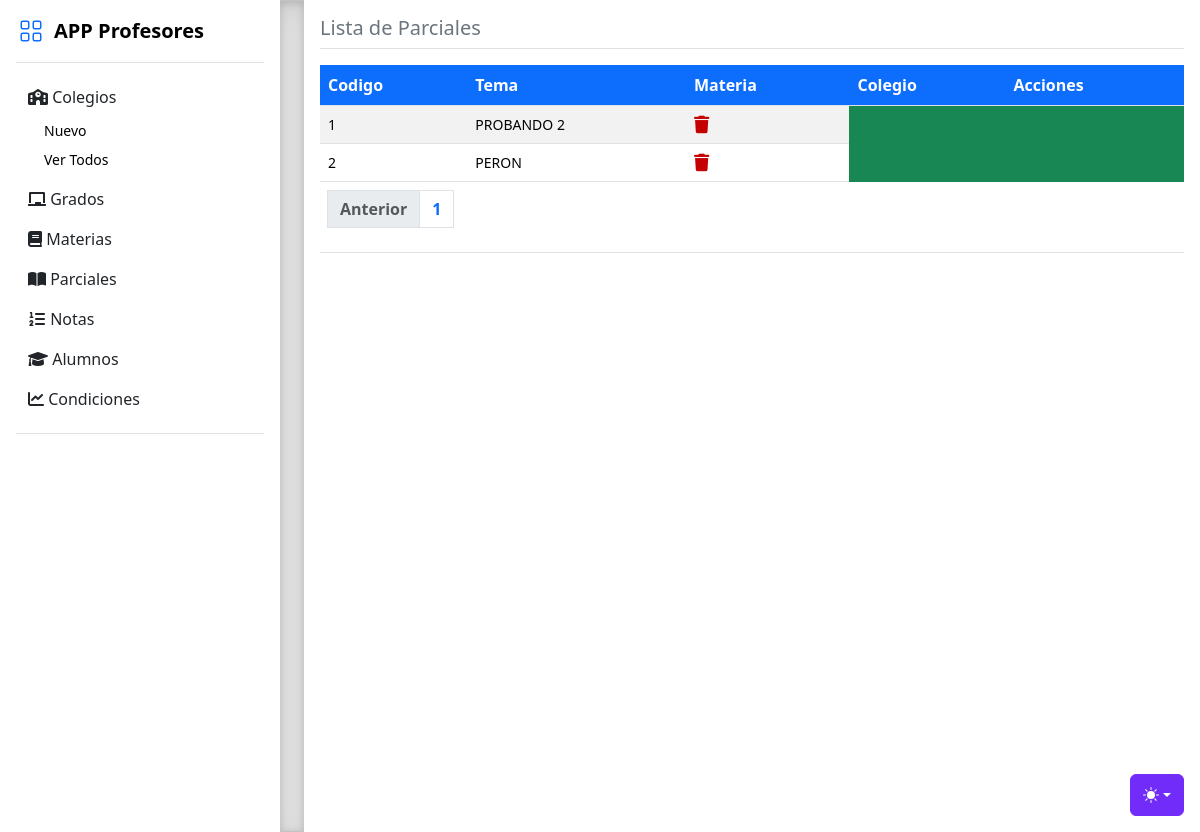
/parciales/ver, run on an earlier commit of the app's database.
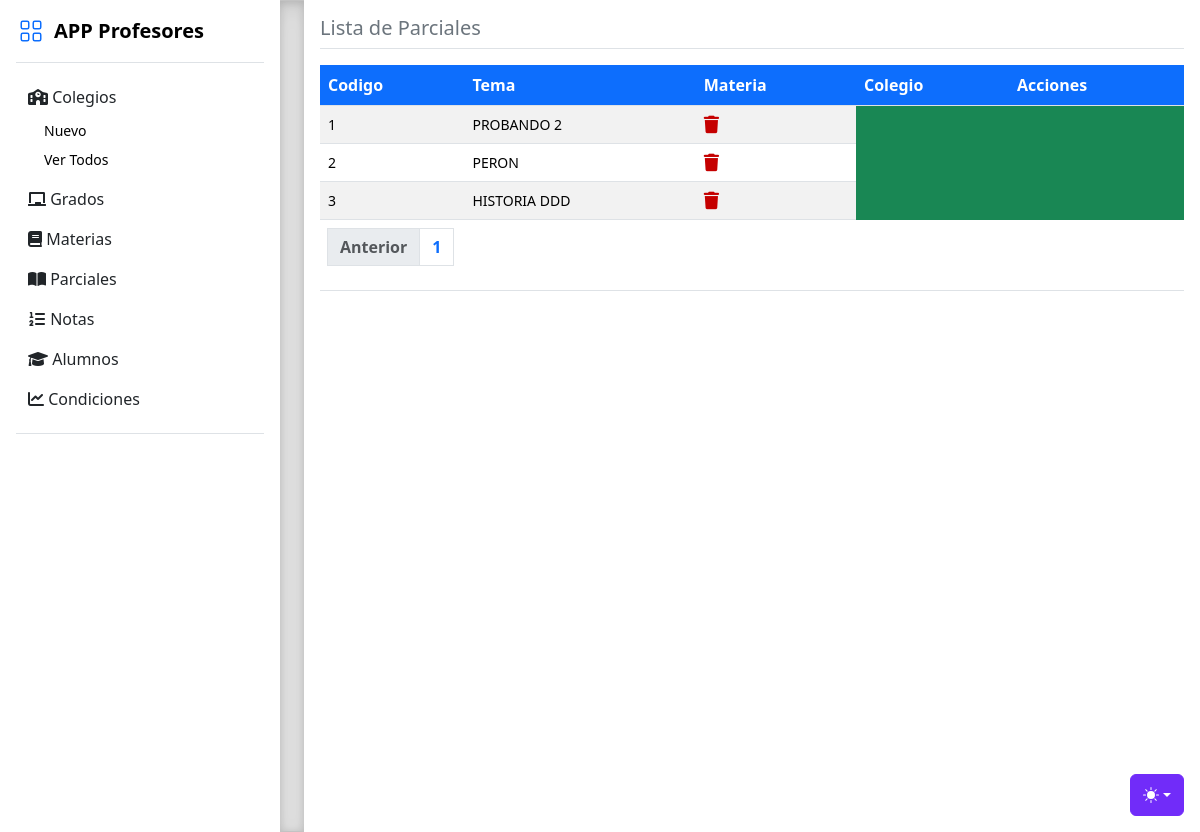
And on a later commit of the database.
### tables this page shows
CREATE TABLE parciales (
  id INTEGER PRIMARY KEY AUTOINCREMENT,
  tema VARCHAR(255) NOT NULL,
  id_materias INTEGER NOT NULL,
  FOREIGN KEY (id_materias) REFERENCES materias(id)
);

### routers/parciales.py (the view)
@router.get("/parciales/ver")
def verparciales(req: Request, page: int = 1):
    verDb = FuncionesDB()
    colegios = verDb.mostrarTabla("colegios")
    materias = verDb.mostrarTabla("materias")
    grados = verDb.mostrarTabla("grados")
    parciales2 = verDb.mostrarTabla("parciales")
    resultados = []
    for x in parciales2:
        codigo = x[0]
        tema = x[1]
        materiaNombre = None
        colegioNombre = None
        gradoNombre = None
        for materia in materias:
            if materia[0] == x[2]:
                materiaNombre = materia[1]
                for colegio in colegios:
                    if colegio[0] == materia[2]:
                        colegioNombre = colegio[1]
                for grado in grados:
                    if grado[0] == materia[3]:
                        gradoNombre = grado[1] + grado[2]
        if materiaNombre and colegioNombre and gradoNombre:
            resultados.append({
                "codigo": codigo,
                "tema": tema,
                "materia": materiaNombre,
                "colegio": colegioNombre,
                "grado": gradoNombre
            })
    parciales = verDb.mostrarTablaPaginada("parciales", page, 15)
    total_parciales = verDb.contarFilas("parciales")
    total_paginas = math.ceil(total_parciales / 15)
    return template.TemplateResponse("parciales_ver.html", {
        "request": req,
        "resultados": resultados,
        "parciales": parciales,
        "page": page,
        "total_paginas": total_paginas
    })

### templates/parciales_ver.html (shortened to what this page needs)
<!doctype html>
<html lang="es" data-bs-theme="auto">
  <head><script src="/templates/static/color-modes.js"></script>
    <link href="/templates/static/bootstrap.min.css" rel="stylesheet">
    <link href="/templates/static/style.css" rel="stylesheet">
    <link rel="stylesheet" href="https://cdnjs.cloudflare.com/ajax/libs/font-awesome/6.0.0-beta3/css/all.min.css" />
    <link rel="stylesheet" href="https://cdn.jsdelivr.net/npm/@docsearch/css@3">
    <link href="/templates/static/sidebars.css" rel="stylesheet">
  </head>
  <body>
    <div class="dropdown position-fixed bottom-0 end-0 mb-3 me-3 bd-mode-toggle">
      <button class="btn btn-bd-primary py-2 dropdown-toggle d-flex align-items-center"
              id="bd-theme"
              type="button"
              aria-expanded="false"
              data-bs-toggle="dropdown"
              aria-label="Toggle theme (auto)">
        <svg class="bi my-1 theme-icon-active" width="1em" height="1em"><use href="#circle-half"></use></svg>
      </button>
    </div>
<main class="d-flex flex-nowrap">
  <div class="flex-shrink-0 p-3" style="width: 280px;">
    <a href="/productos/ver_todos" class="d-flex align-items-center pb-3 mb-3 link-body-emphasis text-decoration-none border-bottom">
      <svg class="bi pe-none me-2" width="30" height="24" style="color: #0D6EFD;"><use xlink:href="#grid"/></svg>
      <span class="fs-5 fw-semibold">APP Profesores</span>
    </a>
    <ul class="list-unstyled ps-0">
      {% include 'menu.html' %}
  <div class="b-example-divider b-example-vr"></div>
  <div class="m-3 w-100 vh-100">
    <h5 class="text-secondary">Lista de Parciales</h5>
    <div class="border-top mb-3 w-100"></div>
    <article>
      <table class="table table-striped m-0 bg-success text-white">
          <thead>
              <tr>
                  <th class="centrado bg-primary text-white">Codigo</th>
                  <th class="centrado bg-primary text-white">Tema</th>
                  <th class="centrado bg-primary text-white">Materia</th>
                  <th class="centrado bg-primary text-white">Colegio</th>
                  <th class="centrado bg-primary text-white">Acciones</th>
              </tr>
          </thead>
          <tbody>
          {% for parcial in parciales %}
              <tr>
                  <td class="centrado small">{{ parcial[0] }}</td>
                  <td class="centrado small">{{ parcial[1] }}</td>
                  <td class="centrado small">
                    <a href="borrar/{{ parcial[0] }}"></a>
                      </td>
              </tr>
              {% endfor %}
              </div>
      <table class="table table-striped m-0">
          <thead><tr><th class="text-white m-0">
      <nav aria-label="Page navigation example m-0">
          <ul class="pagination">
              <li class="page-item">
                  {% if page > 1 %}
                      <a class="page-link" href="/parciales/ver?page={{ page - 1 }}">Anterior</a>
                      {% else %}
                      <li class="page-item disabled">
                          <a class="page-link">Anterior</a>
                      </li>
                  {% endif %}
              </li>
              {% for i in range(total_paginas) %}
                  <li class="page-item"><a class="page-link" href="/parciales/ver?page={{ i + 1 }}">{{ i + 1 }}</a></li>
              {% endfor %}
          </ul>
      </nav>
      </tr></thead>
  </table>
</main>
</body>
</html>

### templates/menu.html (shortened to what this page needs)
<li class="mb-1">
    <button class="btn d-inline-flex align-items-center rounded border-0 collapsed" data-bs-toggle="collapse" data-bs-target="#home-collapse" aria-expanded="false">
      <i class="fa-solid fa-school"></i></i>&nbsp;Colegios
    </button>
    <div class="collapse show" id="home-collapse">
      <ul class="btn-toggle-nav list-unstyled fw-normal pb-1 small">
        <li><a href="/colegio/nuevo" class="link-body-emphasis d-inline-flex text-decoration-none rounded">Nuevo</a></li>
        <li><a href="/colegio/ver" class="link-body-emphasis d-inline-flex text-decoration-none rounded">Ver Todos</a></li>
      </ul>
    </div>
  </li>
  <li class="mb-1">
    <button class="btn d-inline-flex align-items-center rounded border-0 collapsed" data-bs-toggle="collapse" data-bs-target="#dashboard-collapse" aria-expanded="true">
      <i class="fa-solid fa-chalkboard"></i>&nbsp;Grados
    </button>
  </li>
  <li class="mb-1">
    <button class="btn d-inline-flex align-items-center rounded border-0 collapsed" data-bs-toggle="collapse" data-bs-target="#orders-collapse" aria-expanded="false">
      <i class="fa-solid fa-book"></i></i>&nbsp;Materias
    </button>
  </li>
  <li class="mb-1">
    <button class="btn d-inline-flex align-items-center rounded border-0 collapsed" data-bs-toggle="collapse" data-bs-target="#joni-collapse" aria-expanded="false">
      <i class="fa-solid fa-book-open"></i>&nbsp;Parciales
    </button>
  </li>
  <li class="mb-1">
    <button class="btn d-inline-flex align-items-center rounded border-0 collapsed" data-bs-toggle="collapse" data-bs-target="#almacen-collapse" aria-expanded="false">
      <i class="fa-solid fa-list-ol"></i>&nbsp;Notas
    </button>
  </li>
  <li class="mb-1">
    <button class="btn d-inline-flex align-items-center rounded border-0 collapsed" data-bs-toggle="collapse" data-bs-target="#ingreso-collapse" aria-expanded="false">
      <i class="fa-solid fa-graduation-cap"></i>&nbsp;Alumnos
    </button>
  </li>
  <li class="mb-1">
    <button class="btn d-inline-flex align-items-center rounded border-0 collapsed" data-bs-toggle="collapse" data-bs-target="#movimiento-collapse" aria-expanded="false">
      <i class="fa-solid fa-chart-line"></i>&nbsp;Condiciones
    </button>
  </li>
  <li class="border-top my-3"></li>
</ul>
</div>

### templates/static/style.css (style rules this page uses)
main { overflow-x: auto; overflow-y: hidden; }
.dropdown-toggle { outline: 0; }
.btn-toggle-nav a { padding: .1875rem .5rem; margin-top: .125rem; margin-left: 1.25rem; }
.b-example-divider { background-color: rgba(0, 0, 0, .1); border: solid rgba(0, 0, 0, .15); border-width: 1px 0; box-shadow: inset 0 .5em 1.5em rgba(0, 0, 0, .1), inset 0 .125em .5em rgba(0, 0, 0, .15); }
.b-example-vr { flex-shrink: 0; width: 1.5rem; height: inherit; }
.bi { vertical-align: -.125em; fill: currentColor; }
.btn-bd-primary { --bd-violet-bg: #712cf9; --bd-violet-rgb: 112.520718, 44.062154, 249.437846; --bs-btn-font-weight: 600; --bs-btn-color: var(--bs-white); --bs-btn-bg: var(--bd-violet-bg); --bs-btn-border-color: var(--bd-violet-bg); --bs-btn-hover-color: var(--bs-white); --bs-btn-hover-bg: #6528e0; --bs-btn-hover-border-color: #6528e0; --bs-btn-focus-shadow-rgb: var(--bd-violet-rgb); --bs-btn-active-color: var(--bs-btn-hover-color); --bs-btn-active-bg: #5a23c8; --bs-btn-active-border-color: #5a23c8; }
.bd-mode-toggle { z-index: 1500; }

### templates/static/sidebars.css (style rules this page uses)
.dropdown-toggle { outline: 0; }
.btn-toggle-nav a { padding: .1875rem .5rem; margin-top: .125rem; margin-left: 1.25rem; }

What changed in the data, as far as the page shows it:
added parciales: id "3", tema "HISTORIA DDD"
